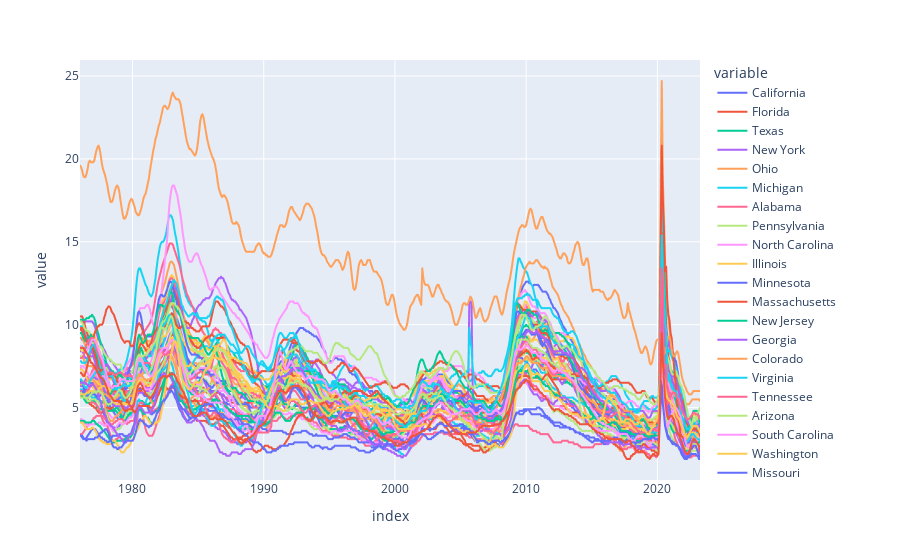

Source (notebook cell):
### Code cell
px.line(uemp_states)

### Figure 1 — Plotly figure (JSON) as saved in the notebook; plotly's stock layout.template omitted (floating-point values rounded to 4 significant figures; data arrays with more than 128 entries replaced by an {"elided": "..."} marker saying what was removed)
{"data": [{"hovertemplate": "variable=California<br>index=%{x}<br>value=%{y}<extra></extra>", "legendgroup": "California", "line": {"color": "#636efa", "dash": "solid"}, "marker": {"symbol": "circle"}, "mode": "lines", "name": "California", "showlegend": true, "type": "scattergl", "x": {"elided": "566 str values"}, "xaxis": "x", "y": {"elided": "566 float values"}, "yaxis": "y"}, {"hovertemplate": "variable=Florida<br>index=%{x}<br>value=%{y}<extra></extra>", "legendgroup": "Florida", "line": {"color": "#EF553B", "dash": "solid"}, "marker": {"symbol": "circle"}, "mode": "lines", "name": "Florida", "showlegend": true, "type": "scattergl", "x": {"elided": "566 str values"}, "xaxis": "x", "y": {"elided": "566 float values"}, "yaxis": "y"}, {"hovertemplate": "variable=Texas<br>index=%{x}<br>value=%{y}<extra></extra>", "legendgroup": "Texas", "line": {"color": "#00cc96", "dash": "solid"}, "marker": {"symbol": "circle"}, "mode": "lines", "name": "Texas", "showlegend": true, "type": "scattergl", "x": {"elided": "566 str values"}, "xaxis": "x", "y": {"elided": "566 float values"}, "yaxis": "y"}, {"hovertemplate": "variable=New York<br>index=%{x}<br>value=%{y}<extra></extra>", "legendgroup": "New York", "line": {"color": "#ab63fa", "dash": "solid"}, "marker": {"symbol": "circle"}, "mode": "lines", "name": "New York", "showlegend": true, "type": "scattergl", "x": {"elided": "566 str values"}, "xaxis": "x", "y": {"elided": "566 float values"}, "yaxis": "y"}, {"hovertemplate": "variable=Ohio<br>index=%{x}<br>value=%{y}<extra></extra>", "legendgroup": "Ohio", "line": {"color": "#FFA15A", "dash": "solid"}, "marker": {"symbol": "circle"}, "mode": "lines", "name": "Ohio", "showlegend": true, "type": "scattergl", "x": {"elided": "566 str values"}, "xaxis": "x", "y": {"elided": "566 float values"}, "yaxis": "y"}, {"hovertemplate": "variable=Michigan<br>index=%{x}<br>value=%{y}<extra></extra>", "legendgroup": "Michigan", "line": {"color": "#19d3f3", "dash": "solid"}, "marker": {"symbol": "circle"}, "mode": "lines", "name": "Michigan", "showlegend": true, "type": "scattergl", "x": {"elided": "566 str values"}, "xaxis": "x", "y": {"elided": "566 float values"}, "yaxis": "y"}, {"hovertemplate": "variable=Alabama<br>index=%{x}<br>value=%{y}<extra></extra>", "legendgroup": "Alabama", "line": {"color": "#FF6692", "dash": "solid"}, "marker": {"symbol": "circle"}, "mode": "lines", "name": "Alabama", "showlegend": true, "type": "scattergl", "x": {"elided": "566 str values"}, "xaxis": "x", "y": {"elided": "566 float values"}, "yaxis": "y"}, {"hovertemplate": "variable=Pennsylvania<br>index=%{x}<br>value=%{y}<extra></extra>", "legendgroup": "Pennsylvania", "line": {"color": "#B6E880", "dash": "solid"}, "marker": {"symbol": "circle"}, "mode": "lines", "name": "Pennsylvania", "showlegend": true, "type": "scattergl", "x": {"elided": "566 str values"}, "xaxis": "x", "y": {"elided": "566 float values"}, "yaxis": "y"}, {"hovertemplate": "variable=North Carolina<br>index=%{x}<br>value=%{y}<extra></extra>", "legendgroup": "North Carolina", "line": {"color": "#FF97FF", "dash": "solid"}, "marker": {"symbol": "circle"}, "mode": "lines", "name": "North Carolina", "showlegend": true, "type": "scattergl", "x": {"elided": "566 str values"}, "xaxis": "x", "y": {"elided": "566 float values"}, "yaxis": "y"}, {"hovertemplate": "variable=Illinois<br>index=%{x}<br>value=%{y}<extra></extra>", "legendgroup": "Illinois", "line": {"color": "#FECB52", "dash": "solid"}, "marker": {"symbol": "circle"}, "mode": "lines", "name": "Illinois", "showlegend": true, "type": "scattergl", "x": {"elided": "566 str values"}, "xaxis": "x", "y": {"elided": "566 float values"}, "yaxis": "y"}, {"hovertemplate": "variable=Minnesota<br>index=%{x}<br>value=%{y}<extra></extra>", "legendgroup": "Minnesota", "line": {"color": "#636efa", "dash": "solid"}, "marker": {"symbol": "circle"}, "mode": "lines", "name": "Minnesota", "showlegend": true, "type": "scattergl", "x": {"elided": "566 str values"}, "xaxis": "x", "y": {"elided": "566 float values"}, "yaxis": "y"}, {"hovertemplate": "variable=Massachusetts<br>index=%{x}<br>value=%{y}<extra></extra>", "legendgroup": "Massachusetts", "line": {"color": "#EF553B", "dash": "solid"}, "marker": {"symbol": "circle"}, "mode": "lines", "name": "Massachusetts", "showlegend": true, "type": "scattergl", "x": {"elided": "566 str values"}, "xaxis": "x", "y": {"elided": "566 float values"}, "yaxis": "y"}, {"hovertemplate": "variable=New Jersey<br>index=%{x}<br>value=%{y}<extra></extra>", "legendgroup": "New Jersey", "line": {"color": "#00cc96", "dash": "solid"}, "marker": {"symbol": "circle"}, "mode": "lines", "name": "New Jersey", "showlegend": true, "type": "scattergl", "x": {"elided": "566 str values"}, "xaxis": "x", "y": {"elided": "566 float values"}, "yaxis": "y"}, {"hovertemplate": "variable=Georgia<br>index=%{x}<br>value=%{y}<extra></extra>", "legendgroup": "Georgia", "line": {"color": "#ab63fa", "dash": "solid"}, "marker": {"symbol": "circle"}, "mode": "lines", "name": "Georgia", "showlegend": true, "type": "scattergl", "x": {"elided": "566 str values"}, "xaxis": "x", "y": {"elided": "566 float values"}, "yaxis": "y"}, {"hovertemplate": "variable=Colorado<br>index=%{x}<br>value=%{y}<extra></extra>", "legendgroup": "Colorado", "line": {"color": "#FFA15A", "dash": "solid"}, "marker": {"symbol": "circle"}, "mode": "lines", "name": "Colorado", "showlegend": true, "type": "scattergl", "x": {"elided": "566 str values"}, "xaxis": "x", "y": {"elided": "566 float values"}, "yaxis": "y"}, {"hovertemplate": "variable=Virginia<br>index=%{x}<br>value=%{y}<extra></extra>", "legendgroup": "Virginia", "line": {"color": "#19d3f3", "dash": "solid"}, "marker": {"symbol": "circle"}, "mode": "lines", "name": "Virginia", "showlegend": true, "type": "scattergl", "x": {"elided": "566 str values"}, "xaxis": "x", "y": {"elided": "566 float values"}, "yaxis": "y"}, {"hovertemplate": "variable=Tennessee<br>index=%{x}<br>value=%{y}<extra></extra>", "legendgroup": "Tennessee", "line": {"color": "#FF6692", "dash": "solid"}, "marker": {"symbol": "circle"}, "mode": "lines", "name": "Tennessee", "showlegend": true, "type": "scattergl", "x": {"elided": "566 str values"}, "xaxis": "x", "y": {"elided": "566 float values"}, "yaxis": "y"}, {"hovertemplate": "variable=Arizona<br>index=%{x}<br>value=%{y}<extra></extra>", "legendgroup": "Arizona", "line": {"color": "#B6E880", "dash": "solid"}, "marker": {"symbol": "circle"}, "mode": "lines", "name": "Arizona", "showlegend": true, "type": "scattergl", "x": {"elided": "566 str values"}, "xaxis": "x", "y": {"elided": "566 float values"}, "yaxis": "y"}, {"hovertemplate": "variable=South Carolina<br>index=%{x}<br>value=%{y}<extra></extra>", "legendgroup": "South Carolina", "line": {"color": "#FF97FF", "dash": "solid"}, "marker": {"symbol": "circle"}, "mode": "lines", "name": "South Carolina", "showlegend": true, "type": "scattergl", "x": {"elided": "566 str values"}, "xaxis": "x", "y": {"elided": "566 float values"}, "yaxis": "y"}, {"hovertemplate": "variable=Washington<br>index=%{x}<br>value=%{y}<extra></extra>", "legendgroup": "Washington", "line": {"color": "#FECB52", "dash": "solid"}, "marker": {"symbol": "circle"}, "mode": "lines", "name": "Washington", "showlegend": true, "type": "scattergl", "x": {"elided": "566 str values"}, "xaxis": "x", "y": {"elided": "566 float values"}, "yaxis": "y"}, {"hovertemplate": "variable=Missouri<br>index=%{x}<br>value=%{y}<extra></extra>", "legendgroup": "Missouri", "line": {"color": "#636efa", "dash": "solid"}, "marker": {"symbol": "circle"}, "mode": "lines", "name": "Missouri", "showlegend": true, "type": "scattergl", "x": {"elided": "566 str values"}, "xaxis": "x", "y": {"elided": "566 float values"}, "yaxis": "y"}, {"hovertemplate": "variable=Kentucky<br>index=%{x}<br>value=%{y}<extra></extra>", "legendgroup": "Kentucky", "line": {"color": "#EF553B", "dash": "solid"}, "marker": {"symbol": "circle"}, "mode": "lines", "name": "Kentucky", "showlegend": true, "type": "scattergl", "x": {"elided": "566 str values"}, "xaxis": "x", "y": {"elided": "566 float values"}, "yaxis": "y"}, {"hovertemplate": "variable=Wisconsin<br>index=%{x}<br>value=%{y}<extra></extra>", "legendgroup": "Wisconsin", "line": {"color": "#00cc96", "dash": "solid"}, "marker": {"symbol": "circle"}, "mode": "lines", "name": "Wisconsin", "showlegend": true, "type": "scattergl", "x": {"elided": "566 str values"}, "xaxis": "x", "y": {"elided": "566 float values"}, "yaxis": "y"}, {"hovertemplate": "variable=Louisiana<br>index=%{x}<br>value=%{y}<extra></extra>", "legendgroup": "Louisiana", "line": {"color": "#ab63fa", "dash": "solid"}, "marker": {"symbol": "circle"}, "mode": "lines", "name": "Louisiana", "showlegend": true, "type": "scattergl", "x": {"elided": "566 str values"}, "xaxis": "x", "y": {"elided": "566 float values"}, "yaxis": "y"}, {"hovertemplate": "variable=Nevada<br>index=%{x}<br>value=%{y}<extra></extra>", "legendgroup": "Nevada", "line": {"color": "#FFA15A", "dash": "solid"}, "marker": {"symbol": "circle"}, "mode": "lines", "name": "Nevada", "showlegend": true, "type": "scattergl", "x": {"elided": "566 str values"}, "xaxis": "x", "y": {"elided": "566 float values"}, "yaxis": "y"}, {"hovertemplate": "variable=New Mexico<br>index=%{x}<br>value=%{y}<extra></extra>", "legendgroup": "New Mexico", "line": {"color": "#19d3f3", "dash": "solid"}, "marker": {"symbol": "circle"}, "mode": "lines", "name": "New Mexico", "showlegend": true, "type": "scattergl", "x": {"elided": "566 str values"}, "xaxis": "x", "y": {"elided": "566 float values"}, "yaxis": "y"}, {"hovertemplate": "variable=Oklahoma<br>index=%{x}<br>value=%{y}<extra></extra>", "legendgroup": "Oklahoma", "line": {"color": "#FF6692", "dash": "solid"}, "marker": {"symbol": "circle"}, "mode": "lines", "name": "Oklahoma", "showlegend": true, "type": "scattergl", "x": {"elided": "566 str values"}, "xaxis": "x", "y": {"elided": "566 float values"}, "yaxis": "y"}, {"hovertemplate": "variable=Utah<br>index=%{x}<br>value=%{y}<extra></extra>", "legendgroup": "Utah", "line": {"color": "#B6E880", "dash": "solid"}, "marker": {"symbol": "circle"}, "mode": "lines", "name": "Utah", "showlegend": true, "type": "scattergl", "x": {"elided": "566 str values"}, "xaxis": "x", "y": {"elided": "566 float values"}, "yaxis": "y"}, {"hovertemplate": "variable=West Virginia<br>index=%{x}<br>value=%{y}<extra></extra>", "legendgroup": "West Virginia", "line": {"color": "#FF97FF", "dash": "solid"}, "marker": {"symbol": "circle"}, "mode": "lines", "name": "West Virginia", "showlegend": true, "type": "scattergl", "x": {"elided": "566 str values"}, "xaxis": "x", "y": {"elided": "566 float values"}, "yaxis": "y"}, {"hovertemplate": "variable=Arkansas<br>index=%{x}<br>value=%{y}<extra></extra>", "legendgroup": "Arkansas", "line": {"color": "#FECB52", "dash": "solid"}, "marker": {"symbol": "circle"}, "mode": "lines", "name": "Arkansas", "showlegend": true, "type": "scattergl", "x": {"elided": "566 str values"}, "xaxis": "x", "y": {"elided": "566 float values"}, "yaxis": "y"}, {"hovertemplate": "variable=Indiana<br>index=%{x}<br>value=%{y}<extra></extra>", "legendgroup": "Indiana", "line": {"color": "#636efa", "dash": "solid"}, "marker": {"symbol": "circle"}, "mode": "lines", "name": "Indiana", "showlegend": true, "type": "scattergl", "x": {"elided": "566 str values"}, "xaxis": "x", "y": {"elided": "566 float values"}, "yaxis": "y"}, {"hovertemplate": "variable=Alaska<br>index=%{x}<br>value=%{y}<extra></extra>", "legendgroup": "Alaska", "line": {"color": "#EF553B", "dash": "solid"}, "marker": {"symbol": "circle"}, "mode": "lines", "name": "Alaska", "showlegend": true, "type": "scattergl", "x": {"elided": "566 str values"}, "xaxis": "x", "y": {"elided": "566 float values"}, "yaxis": "y"}, {"hovertemplate": "variable=Oregon<br>index=%{x}<br>value=%{y}<extra></extra>", "legendgroup": "Oregon", "line": {"color": "#00cc96", "dash": "solid"}, "marker": {"symbol": "circle"}, "mode": "lines", "name": "Oregon", "showlegend": true, "type": "scattergl", "x": {"elided": "566 str values"}, "xaxis": "x", "y": {"elided": "566 float values"}, "yaxis": "y"}, {"hovertemplate": "variable=Connecticut<br>index=%{x}<br>value=%{y}<extra></extra>", "legendgroup": "Connecticut", "line": {"color": "#ab63fa", "dash": "solid"}, "marker": {"symbol": "circle"}, "mode": "lines", "name": "Connecticut", "showlegend": true, "type": "scattergl", "x": {"elided": "566 str values"}, "xaxis": "x", "y": {"elided": "566 float values"}, "yaxis": "y"}, {"hovertemplate": "variable=Maryland<br>index=%{x}<br>value=%{y}<extra></extra>", "legendgroup": "Maryland", "line": {"color": "#FFA15A", "dash": "solid"}, "marker": {"symbol": "circle"}, "mode": "lines", "name": "Maryland", "showlegend": true, "type": "scattergl", "x": {"elided": "566 str values"}, "xaxis": "x", "y": {"elided": "566 float values"}, "yaxis": "y"}, {"hovertemplate": "variable=Mississippi<br>index=%{x}<br>value=%{y}<extra></extra>", "legendgroup": "Mississippi", "line": {"color": "#19d3f3", "dash": "solid"}, "marker": {"symbol": "circle"}, "mode": "lines", "name": "Mississippi", "showlegend": true, "type": "scattergl", "x": {"elided": "566 str values"}, "xaxis": "x", "y": {"elided": "566 float values"}, "yaxis": "y"}, {"hovertemplate": "variable=North Dakota<br>index=%{x}<br>value=%{y}<extra></extra>", "legendgroup": "North Dakota", "line": {"color": "#FF6692", "dash": "solid"}, "marker": {"symbol": "circle"}, "mode": "lines", "name": "North Dakota", "showlegend": true, "type": "scattergl", "x": {"elided": "566 str values"}, "xaxis": "x", "y": {"elided": "566 float values"}, "yaxis": "y"}, {"hovertemplate": "variable=the District of Columbia<br>index=%{x}<br>value=%{y}<extra></extra>", "legendgroup": "the District of Columbia", "line": {"color": "#B6E880", "dash": "solid"}, "marker": {"symbol": "circle"}, "mode": "lines", "name": "the District of Columbia", "showlegend": true, "type": "scattergl", "x": {"elided": "566 str values"}, "xaxis": "x", "y": {"elided": "566 float values"}, "yaxis": "y"}, {"hovertemplate": "variable=Iowa<br>index=%{x}<br>value=%{y}<extra></extra>", "legendgroup": "Iowa", "line": {"color": "#FF97FF", "dash": "solid"}, "marker": {"symbol": "circle"}, "mode": "lines", "name": "Iowa", "showlegend": true, "type": "scattergl", "x": {"elided": "566 str values"}, "xaxis": "x", "y": {"elided": "566 float values"}, "yaxis": "y"}, {"hovertemplate": "variable=Montana<br>index=%{x}<br>value=%{y}<extra></extra>", "legendgroup": "Montana", "line": {"color": "#FECB52", "dash": "solid"}, "marker": {"symbol": "circle"}, "mode": "lines", "name": "Montana", "showlegend": true, "type": "scattergl", "x": {"elided": "566 str values"}, "xaxis": "x", "y": {"elided": "566 float values"}, "yaxis": "y"}, {"hovertemplate": "variable=South Dakota<br>index=%{x}<br>value=%{y}<extra></extra>", "legendgroup": "South Dakota", "line": {"color": "#636efa", "dash": "solid"}, "marker": {"symbol": "circle"}, "mode": "lines", "name": "South Dakota", "showlegend": true, "type": "scattergl", "x": {"elided": "566 str values"}, "xaxis": "x", "y": {"elided": "566 float values"}, "yaxis": "y"}, {"hovertemplate": "variable=Hawaii<br>index=%{x}<br>value=%{y}<extra></extra>", "legendgroup": "Hawaii", "line": {"color": "#EF553B", "dash": "solid"}, "marker": {"symbol": "circle"}, "mode": "lines", "name": "Hawaii", "showlegend": true, "type": "scattergl", "x": {"elided": "566 str values"}, "xaxis": "x", "y": {"elided": "566 float values"}, "yaxis": "y"}, {"hovertemplate": "variable=Kansas<br>index=%{x}<br>value=%{y}<extra></extra>", "legendgroup": "Kansas", "line": {"color": "#00cc96", "dash": "solid"}, "marker": {"symbol": "circle"}, "mode": "lines", "name": "Kansas", "showlegend": true, "type": "scattergl", "x": {"elided": "566 str values"}, "xaxis": "x", "y": {"elided": "566 float values"}, "yaxis": "y"}, {"hovertemplate": "variable=New Hampshire<br>index=%{x}<br>value=%{y}<extra></extra>", "legendgroup": "New Hampshire", "line": {"color": "#ab63fa", "dash": "solid"}, "marker": {"symbol": "circle"}, "mode": "lines", "name": "New Hampshire", "showlegend": true, "type": "scattergl", "x": {"elided": "566 str values"}, "xaxis": "x", "y": {"elided": "566 float values"}, "yaxis": "y"}, {"hovertemplate": "variable=Puerto Rico<br>index=%{x}<br>value=%{y}<extra></extra>", "legendgroup": "Puerto Rico", "line": {"color": "#FFA15A", "dash": "solid"}, "marker": {"symbol": "circle"}, "mode": "lines", "name": "Puerto Rico", "showlegend": true, "type": "scattergl", "x": {"elided": "566 str values"}, "xaxis": "x", "y": {"elided": "566 float values"}, "yaxis": "y"}, {"hovertemplate": "variable=Rhode Island<br>index=%{x}<br>value=%{y}<extra></extra>", "legendgroup": "Rhode Island", "line": {"color": "#19d3f3", "dash": "solid"}, "marker": {"symbol": "circle"}, "mode": "lines", "name": "Rhode Island", "showlegend": true, "type": "scattergl", "x": {"elided": "566 str values"}, "xaxis": "x", "y": {"elided": "566 float values"}, "yaxis": "y"}, {"hovertemplate": "variable=Delaware<br>index=%{x}<br>value=%{y}<extra></extra>", "legendgroup": "Delaware", "line": {"color": "#FF6692", "dash": "solid"}, "marker": {"symbol": "circle"}, "mode": "lines", "name": "Delaware", "showlegend": true, "type": "scattergl", "x": {"elided": "566 str values"}, "xaxis": "x", "y": {"elided": "566 float values"}, "yaxis": "y"}, {"hovertemplate": "variable=Idaho<br>index=%{x}<br>value=%{y}<extra></extra>", "legendgroup": "Idaho", "line": {"color": "#B6E880", "dash": "solid"}, "marker": {"symbol": "circle"}, "mode": "lines", "name": "Idaho", "showlegend": true, "type": "scattergl", "x": {"elided": "566 str values"}, "xaxis": "x", "y": {"elided": "566 float values"}, "yaxis": "y"}, {"hovertemplate": "variable=Maine<br>index=%{x}<br>value=%{y}<extra></extra>", "legendgroup": "Maine", "line": {"color": "#FF97FF", "dash": "solid"}, "marker": {"symbol": "circle"}, "mode": "lines", "name": "Maine", "showlegend": true, "type": "scattergl", "x": {"elided": "566 str values"}, "xaxis": "x", "y": {"elided": "566 float values"}, "yaxis": "y"}, {"hovertemplate": "variable=Wyoming<br>index=%{x}<br>value=%{y}<extra></extra>", "legendgroup": "Wyoming", "line": {"color": "#FECB52", "dash": "solid"}, "marker": {"symbol": "circle"}, "mode": "lines", "name": "Wyoming", "showlegend": true, "type": "scattergl", "x": {"elided": "566 str values"}, "xaxis": "x", "y": {"elided": "566 float values"}, "yaxis": "y"}, {"hovertemplate": "variable=Nebraska<br>index=%{x}<br>value=%{y}<extra></extra>", "legendgroup": "Nebraska", "line": {"color": "#636efa", "dash": "solid"}, "marker": {"symbol": "circle"}, "mode": "lines", "name": "Nebraska", "showlegend": true, "type": "scattergl", "x": {"elided": "566 str values"}, "xaxis": "x", "y": {"elided": "566 float values"}, "yaxis": "y"}, {"hovertemplate": "variable=Vermont<br>index=%{x}<br>value=%{y}<extra></extra>", "legendgroup": "Vermont", "line": {"color": "#EF553B", "dash": "solid"}, "marker": {"symbol": "circle"}, "mode": "lines", "name": "Vermont", "showlegend": true, "type": "scattergl", "x": {"elided": "566 str values"}, "xaxis": "x", "y": {"elided": "566 float values"}, "yaxis": "y"}], "layout": {"legend": {"title": {"text": "variable"}, "tracegroupgap": 0}, "margin": {"t": 60}, "xaxis": {"anchor": "y", "domain": [0, 1], "title": {"text": "index"}}, "yaxis": {"anchor": "x", "domain": [0, 1], "title": {"text": "value"}}}}
